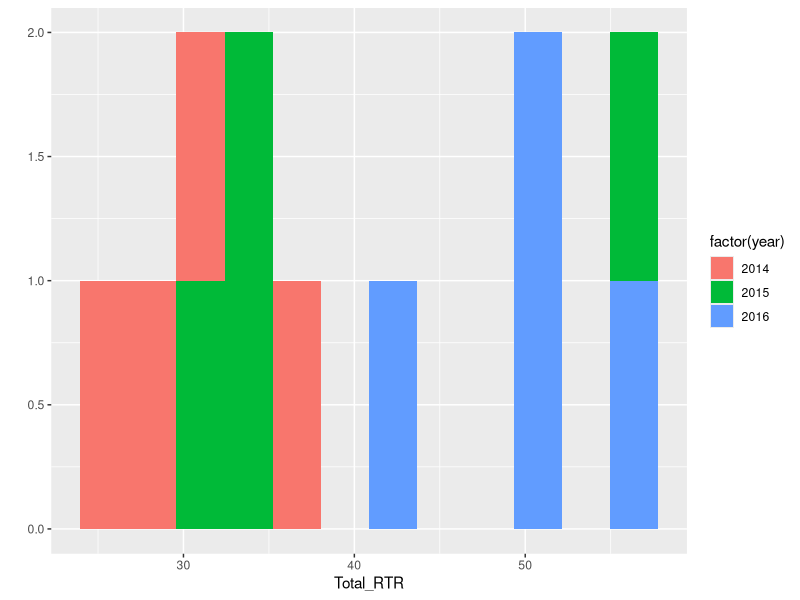
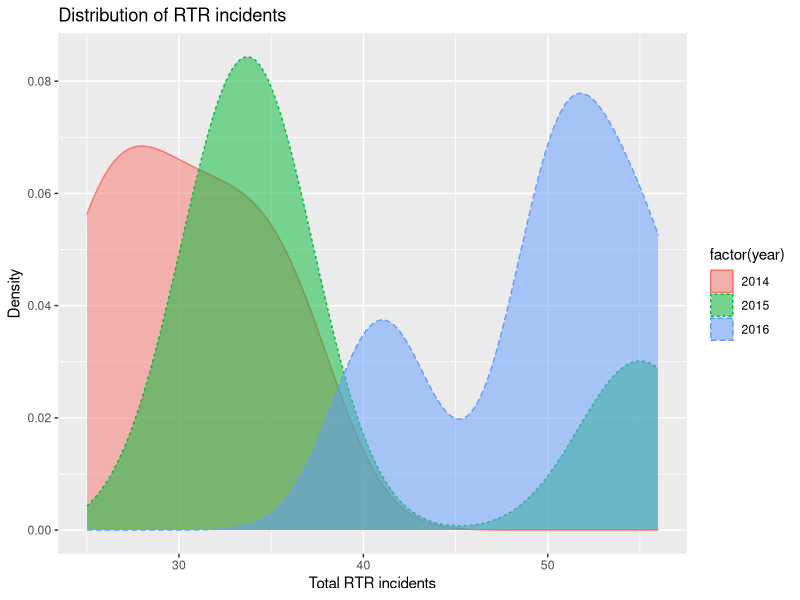
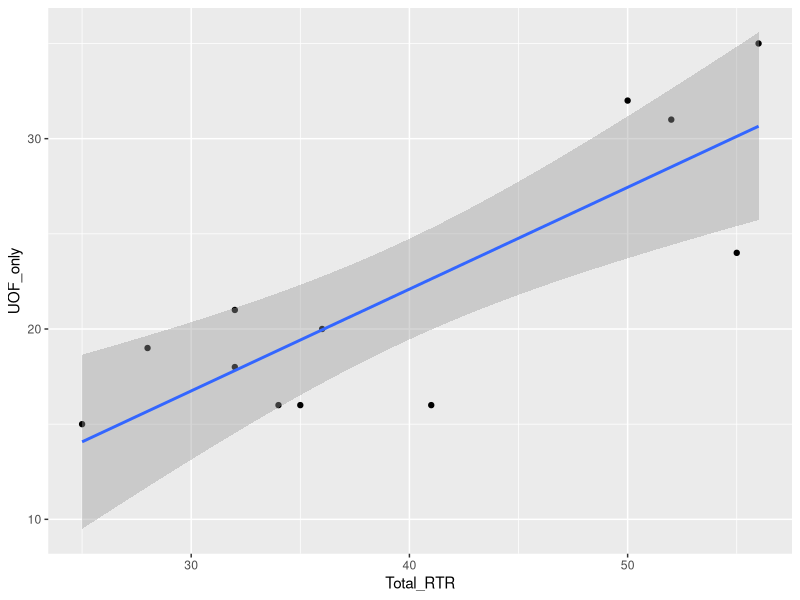
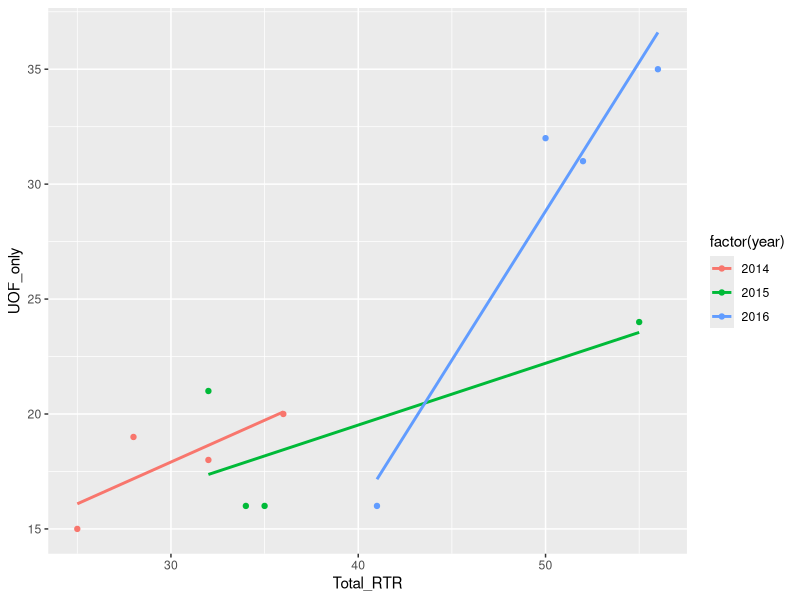
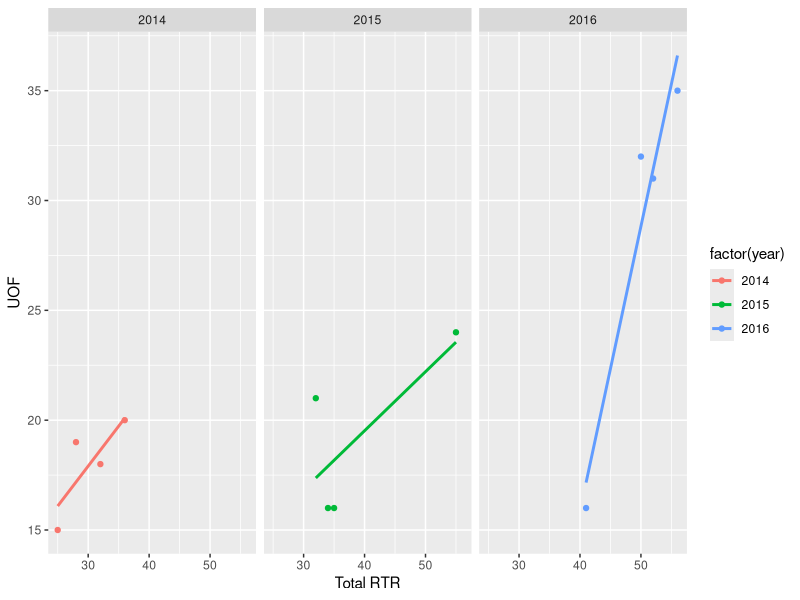
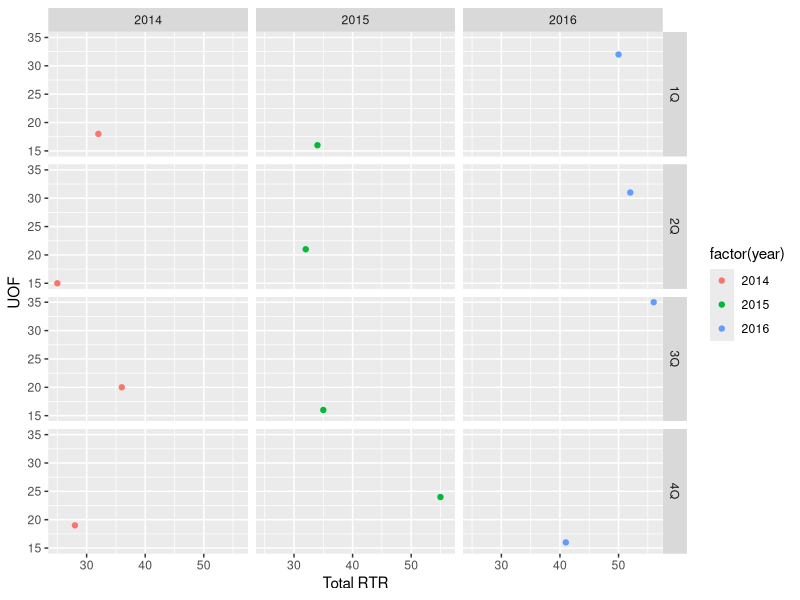
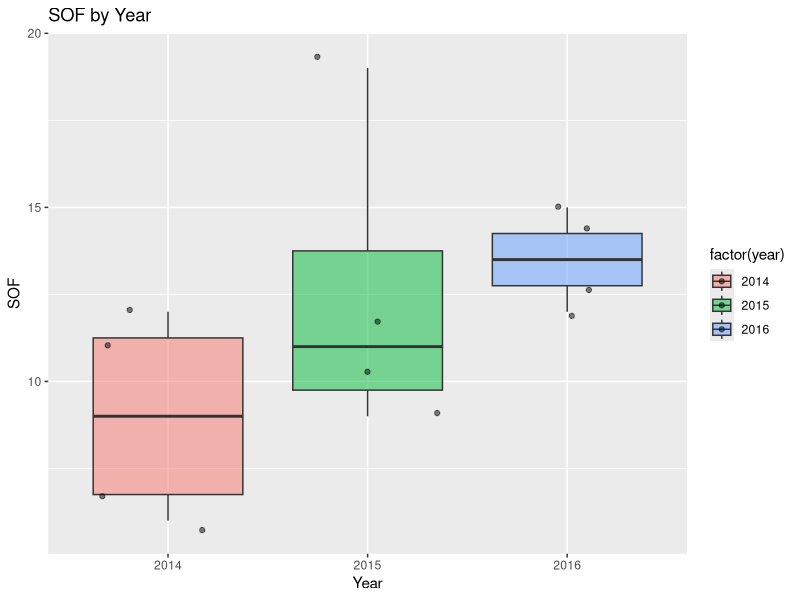
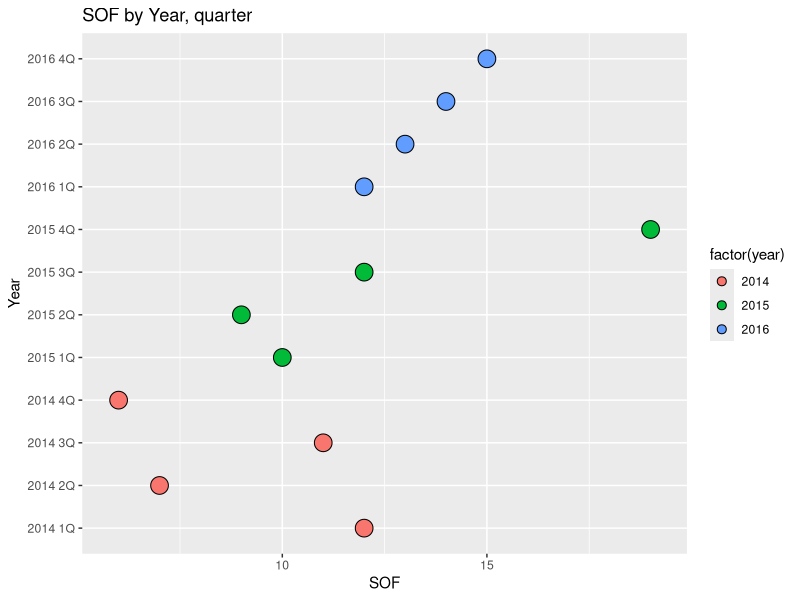

Generate these figures, in order, with R:
## ---- chunk 1
knitr::opts_chunk$set(echo = TRUE)
## ---- chunk 2
library(readr)
library(ggplot2)
library(ggthemes)

df <- read_csv("dfCrime.csv")

summary(df)
## ---- chunk 3
qplot(Total_RTR,
      data=df,
      fill=factor(year),
      bins = 12
)
## ---- chunk 4

qplot(Total_RTR, data=df, 
      geom="density",
      color=factor(year),
      fill=factor(year),
      color=factor(year),
      linetype = factor(year),
      alpha=I(.5),
      main="Distribution of RTR incidents", 
      xlab="Total RTR incidents",
      ylab="Density")

## ---- chunk 5

qplot(Total_RTR,UOF_only,
      data=df
) + geom_smooth(method = "lm")


## ---- chunk 6

qplot(Total_RTR,UOF_only,
      data=df,
      color=factor(year)
) + geom_smooth(method = "lm", se = FALSE) 

## ---- chunk 7

qplot(Total_RTR,UOF_only,
      data=df, 
      color=factor(year),
      xlab="Total RTR", ylab="UOF") + 
  facet_grid(. ~ factor(year))  + 
  geom_smooth(method = "lm", se = FALSE)

## ---- chunk 8

qplot(Total_RTR,UOF_only,
      data=df, 
      color=factor(year),
      xlab="Total RTR", ylab="UOF") + 
  facet_grid(quarter ~ factor(year)) 

## ---- chunk 9

qplot(factor(year), SOF_only, 
      data=df, 
      geom=c("boxplot", "jitter"),
      fill=factor(year), 
      alpha=I(.5),
      main="SOF by Year",
      xlab="Year", ylab="SOF")

## ---- chunk 10

qplot(factor(Year_Quarter), SOF_only, 
      data=df, 
      geom=c("dotplot"),
      fill=factor(year), 
      stackdir = "center", binaxis = "y",
      main="SOF by Year, quarter",
      xlab="Year", ylab="SOF")  + coord_flip()
